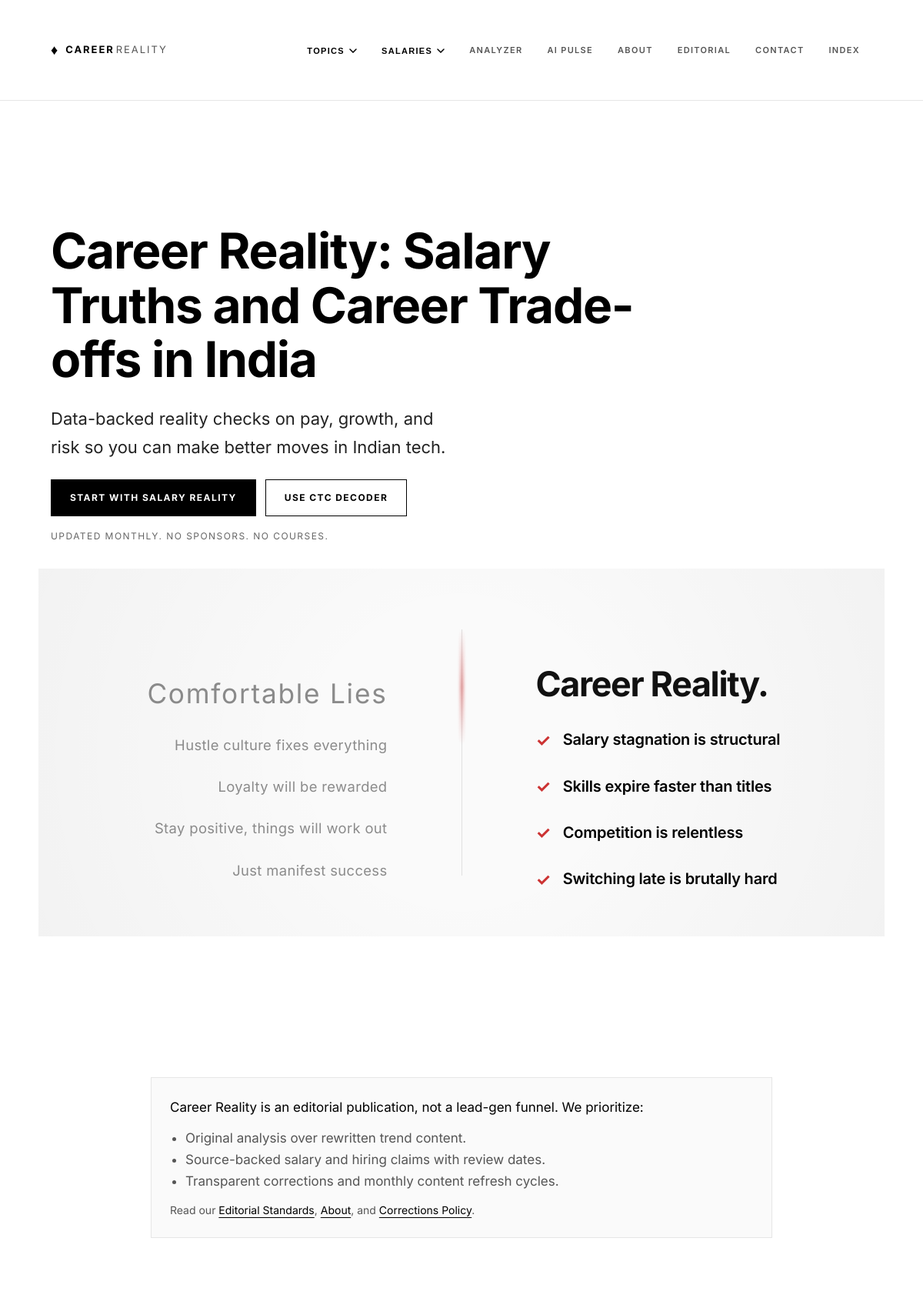
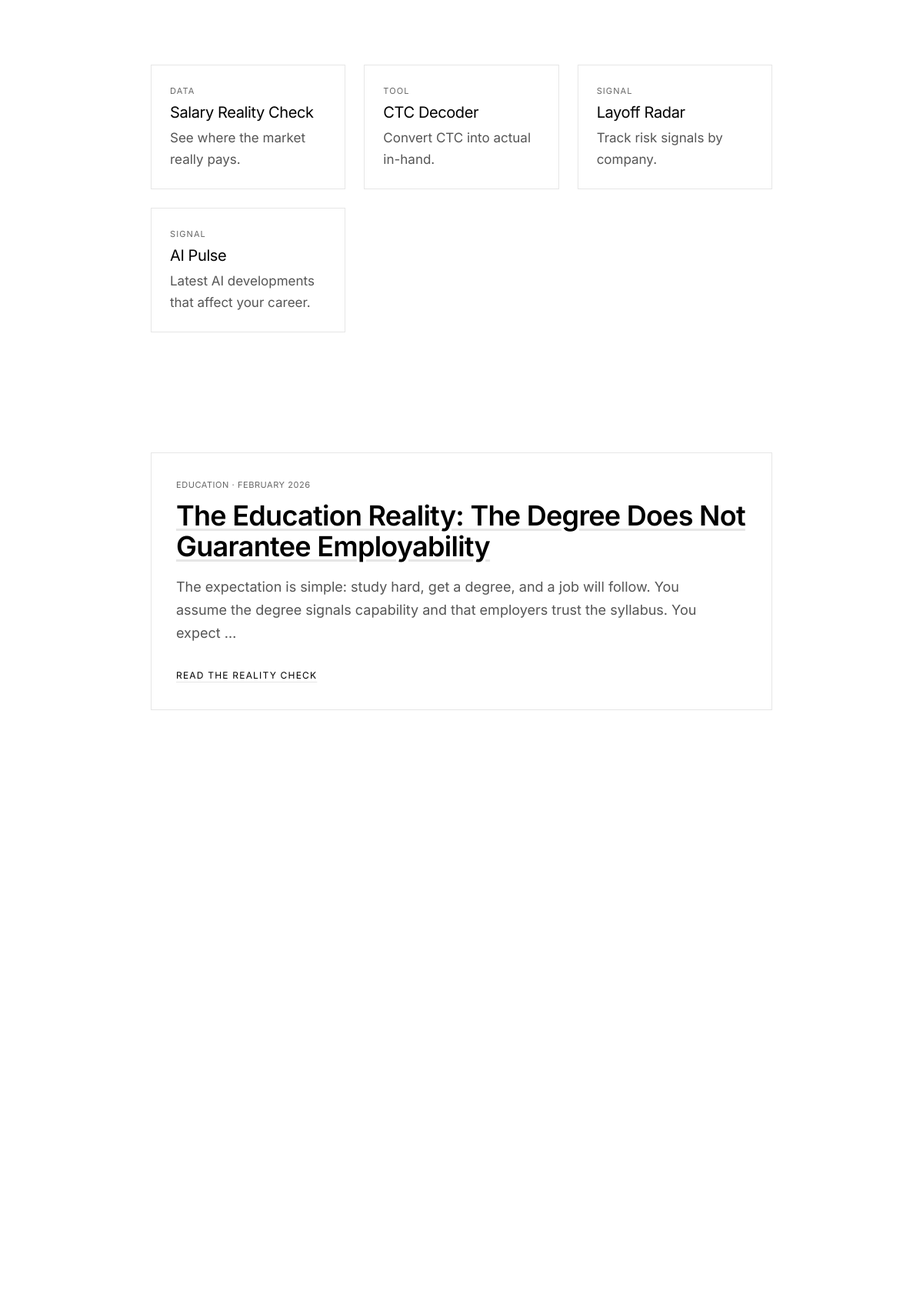
The page / (upper part) on the database its author committed (2 pictures, top to bottom).
### content/models.py (models this page shows, shortened)
class Article(models.Model):
    STATUS_CHOICES = [
        ('draft', 'Draft'),
        ('published', 'Published'),
    ]
    title = models.CharField(max_length=200)
    slug = models.SlugField(unique=True, max_length=200)
    author = models.ForeignKey(Author, on_delete=models.PROTECT)
    category = models.ForeignKey(Category, on_delete=models.PROTECT)
    status = models.CharField(max_length=20, choices=STATUS_CHOICES, default='draft')
    target_persona = models.TextField(help_text="Who is this specific article for?")
    who_should_avoid = models.TextField(help_text="Trust Signal: Who should NOT pursue this?")
    common_expectation = models.TextField(help_text="The Myth / What people think")
    actual_reality = models.TextField(help_text="The Truth / What it's actually like")
    salary_reality = models.TextField(help_text="Real data tables/ranges. No hype.")
    stuck_point = models.TextField(help_text="Where most people fail or plateau")
    verdict = models.TextField(help_text="Final honest conclusion")
    meta_title = models.CharField(max_length=60, help_text="SEO Title (max 60 chars)")
    meta_description = models.CharField(max_length=160, help_text="SEO Description (max 160 chars)")
    published_at = models.DateTimeField(blank=True, null=True)
    updated_at = models.DateTimeField(auto_now=True)
    last_reality_check = models.DateField(blank=True, null=True, help_text="Date of last factual review")

class Category(models.Model):
    name = models.CharField(max_length=100)
    slug = models.SlugField(unique=True)
    description = models.TextField(blank=True)
    order = models.PositiveIntegerField(default=0, help_text="Display order (0 = first)")
    class Meta:
        verbose_name_plural = "Categories"
        ordering = ['order', 'name']

### core/views.py (the view)
# urls.py: 2. Add a URL to urlpatterns:  path('', views.home, name='home')
@cache_page(300)
def home(request):
    article_qs = Article.objects.filter(status='published').select_related('author', 'category').order_by('-published_at')
    articles = article_qs[:10]
    categories = Category.objects.all()
    recent_updates = article_qs.order_by('-updated_at')[:5]
    index_rows = _career_reality_index_rows()
    title = "Career Reality India - Salary Truths and Career Reality Checks"
    description = "Data-backed reality checks on Indian tech careers: salary stagnation, skill decay, and the real trade-offs you need to plan for."
    home_faq = [
        {
            "q": "What makes Career Reality different from generic career blogs?",
            "a": "We prioritize evidence-backed analysis, role-level trade-offs, and correction logs over motivational narratives."
        },
        {
            "q": "How often is content updated?",
            "a": "Core market pages are reviewed monthly, with additional updates when salary or hiring conditions shift materially."
        },
        {
            "q": "Does advertising influence editorial conclusions?",
            "a": "No. Editorial and commercial decisions are separated under published standards and sponsorship policy."
        },
    ]
    return render(request, 'core/home.html', {
        'articles': articles,
        'categories': categories,
        'recent_updates': recent_updates,
        'topic_clusters': _topic_clusters(),
        'latest_index_row': index_rows[0],
        'home_faq': home_faq,
        **_seo(title, description),
    })

### core/context_processors.py (called while the page is built)
def seo_defaults(request):
    canonical_url = f"{request.scheme}://{request.get_host()}{request.path}"
    categories = []
    try:
        from content.models import Category
        categories = Category.objects.all()
    except Exception:
        categories = []
    return {
        "article_meta_title": "",
        "article_meta_description": "",
        "og_type": "",
        "og_title": "",
        "og_description": "",
        "og_image": "",
        "twitter_title": "",
        "twitter_description": "",
        "twitter_image": "",
        "meta_robots": "index, follow",
        "canonical_url": canonical_url,
        "categories": categories,
    }

### core/views.py (called while the page is built)
def _career_reality_index_rows():
    return [
        {"month": "February 2026", "salary_pressure": 72, "switch_difficulty": 68, "layoff_risk": 54, "overall": 65},
        {"month": "January 2026", "salary_pressure": 71, "switch_difficulty": 66, "layoff_risk": 56, "overall": 64},
        {"month": "December 2025", "salary_pressure": 69, "switch_difficulty": 63, "layoff_risk": 58, "overall": 63},
        {"month": "November 2025", "salary_pressure": 67, "switch_difficulty": 61, "layoff_risk": 57, "overall": 62},
    ]

def _seo(title, description):
    return {
        'og_title': title,
        'og_description': description,
        'twitter_title': title,
        'twitter_description': description,
    }

### templates/core/home.html (shortened to what this page needs)
{% extends "base.html" %}
{% load static %}
{% block content %}
<section class="container-wide" style="padding: 0; margin-bottom: 4rem;">
    <div class="container-wide" style="padding: 4rem var(--space-sm) 2rem;">
        <div class="hero-statement">
            <h1>Career Reality: Salary Truths and Career Trade-offs in India</h1>
            <p class="hero-subtitle">Data-backed reality checks on pay, growth, and risk so you can make better moves in
                Indian tech.</p>
            <div class="hero-cta">
                <a class="cta-primary" href="{% url 'salary_reality' %}">Start With Salary Reality</a>
                <a class="cta-secondary" href="{% url 'salary_calculator' %}">Use CTC Decoder</a>
            </div>
            <div class="hero-proof">Updated monthly. No sponsors. No courses.</div>
        </div>
    </div>
    <div class="reality-split-container">
        <div class="split-side side-lies">
            <div style="position: relative; z-index: 1;">
                <h2>Comfortable Lies</h2>
                <ul>
                    <li>Hustle culture fixes everything</li>
                    <li>Loyalty will be rewarded</li>
                    <li>Stay positive, things will work out</li>
                    <li>Just manifest success</li>
                </ul>
            </div>
        </div>
        <div class="split-side side-reality">
            <div style="position: relative; z-index: 1;">
                <h2>Career Reality.</h2>
                <ul>
                    <li><span class="reality-check">&#10003;</span> Salary stagnation is structural</li>
                    <li><span class="reality-check">&#10003;</span> Skills expire faster than titles</li>
                    <li><span class="reality-check">&#10003;</span> Competition is relentless</li>
                    <li><span class="reality-check">&#10003;</span> Switching late is brutally hard</li>
                </ul>
            </div>
        </div>
    </div>
</section>
<div class="container-medium" style="margin-top: 2.5rem;">
</div>
<div style="height: 40px;"></div>
<section class="container-medium" style="margin-bottom: var(--space-lg);">
    <div style="border: 1px solid var(--c-divider); padding: 1.5rem; background: #fafafa;">
        <p style="margin-top: 0; margin-bottom: 0.75rem; color: var(--c-black);">
            Career Reality is an editorial publication, not a lead-gen funnel. We prioritize:
        </p>
        <ul style="margin: 0; padding-left: 20px;">
            <li>Original analysis over rewritten trend content.</li>
            <li>Source-backed salary and hiring claims with review dates.</li>
            <li>Transparent corrections and monthly content refresh cycles.</li>
        </ul>
        <p style="margin-bottom: 0; margin-top: 0.75rem; font-size: 14px;">
            Read our <a href="{% url 'editorial' %}" style="text-decoration: underline;">Editorial Standards</a>,
            <a href="{% url 'about' %}" style="text-decoration: underline;">About</a>, and
            <a href="{% url 'contact' %}" style="text-decoration: underline;">Corrections Policy</a>.
        </p>
    </div>
</section>
<section class="container-medium" style="margin-bottom: var(--space-lg);">
    <div style="display: grid; grid-template-columns: repeat(auto-fit, minmax(240px, 1fr)); gap: 1.5rem;">
        <a href="{% url 'salary_reality' %}"
            style="border: 1px solid var(--c-divider); padding: 1.5rem; text-decoration: none;">
            <div style="font-size: 11px; text-transform: uppercase; letter-spacing: 0.1em; color: var(--c-grey-light);">
                Data</div>
            <h3 style="margin: 0.5rem 0;">Salary Reality Check</h3>
            <p style="margin: 0; color: var(--c-grey-mid);">See where the market really pays.</p>
        </a>
        <a href="{% url 'salary_calculator' %}"
            style="border: 1px solid var(--c-divider); padding: 1.5rem; text-decoration: none;">
            <div style="font-size: 11px; text-transform: uppercase; letter-spacing: 0.1em; color: var(--c-grey-light);">
                Tool</div>
            <h3 style="margin: 0.5rem 0;">CTC Decoder</h3>
            <p style="margin: 0; color: var(--c-grey-mid);">Convert CTC into actual in-hand.</p>
        </a>
        <a href="{% url 'layoff_radar' %}"
            style="border: 1px solid var(--c-divider); padding: 1.5rem; text-decoration: none;">
            <div style="font-size: 11px; text-transform: uppercase; letter-spacing: 0.1em; color: var(--c-grey-light);">
                Signal</div>
            <h3 style="margin: 0.5rem 0;">Layoff Radar</h3>
            <p style="margin: 0; color: var(--c-grey-mid);">Track risk signals by company.</p>
        </a>
        <a href="{% url 'ai_news_hub' %}"
            style="border: 1px solid var(--c-divider); padding: 1.5rem; text-decoration: none;">
            <div style="font-size: 11px; text-transform: uppercase; letter-spacing: 0.1em; color: var(--c-grey-light);">
                Signal</div>
            <h3 style="margin: 0.5rem 0;">AI Pulse</h3>
            <p style="margin: 0; color: var(--c-grey-mid);">Latest AI developments that affect your career.</p>
        </a>
    </div>
</section>
<section class="container-medium" id="latest">
    {% if articles %}
    {% with featured=articles.0 %}
    <div class="article-list-item"
        style="border: 1px solid var(--c-divider); padding: 2rem; margin-bottom: var(--space-lg);">
        <div class="article-list-meta">{{ featured.category.name }} &middot; {{ featured.updated_at|date:"F Y" }}</div>
        <h2 style="margin: 0.75rem 0 1rem 0; font-size: 36px;">
            <a href="{% url 'article_detail' featured.slug %}">{{ featured.title }}</a>
        </h2>
        <p class="article-list-summary" style="max-width: 700px; font-size: 18px;">
            {{ featured.common_expectation|striptags|truncatewords:28 }}
        </p>
        <a href="{% url 'article_detail' featured.slug %}"
            style="font-size: 12px; text-transform: uppercase; letter-spacing: 0.1em;">
            Read the reality check
        </a>
    </div>
    {% endwith %}
    {% endif %}
</section>
{% endblock %}

### static/css/style.css (style rules this page uses)
:root { --c-white: #ffffff; --c-black: #000000; --c-grey-dark: #222222; --c-grey-mid: #555555; --c-grey-light: #666666; --c-divider: #e6e6e6; --c-bg-footer: #f9f9f9; --w-wide: 1100px; --w-medium: 840px; --w-narrow: 640px; --space-sm: 16px; --space-md: 48px; --space-lg: 96px; --space-xl: 180px; }
* { box-sizing: border-box; }
body { background-color: var(--c-white); color: var(--c-grey-mid); color: var(--c-grey-mid); font-family: 'Inter', -apple-system, BlinkMacSystemFont, "Segoe UI", Roboto, Helvetica, Arial, sans-serif; font-size: 17px; line-height: 1.65; margin: 0; padding: 0; -webkit-font-smoothing: antialiased; overflow-x: hidden; width: 100%; overflow-wrap: break-word; }
html { overflow-x: hidden; }
.container-wide { max-width: var(--w-wide); margin: 0 auto; padding: 0 var(--space-sm); }
.container-medium { max-width: var(--w-medium); margin: 0 auto; padding: 0 var(--space-sm); }
h1, h2, h3 { color: var(--c-black); line-height: 1.1; letter-spacing: -0.02em; }
h1 { font-size: 64px; font-weight: 700; margin-top: 0; margin-bottom: var(--space-sm); color: var(--c-black); }
h2 { font-size: 24px; font-weight: 600; margin-top: var(--space-lg); margin-bottom: var(--space-sm); }
h3 { font-size: 20px; font-weight: 500; }
p { margin-bottom: 24px; max-width: 100%; }
.hero-statement { text-align: left; max-width: 800px; }
.hero-subtitle { font-size: 22px; color: var(--c-grey-dark); font-weight: 400; max-width: 520px; margin-top: 24px; }
.article-list-item { margin-bottom: var(--space-lg); padding-bottom: var(--space-md); border-bottom: 1px solid var(--c-divider); }
.article-list-meta { font-size: 11px; text-transform: uppercase; letter-spacing: 0.05em; color: var(--c-grey-light); margin-bottom: text-bottom; }
.article-list-summary { font-size: 17px; color: var(--c-grey-mid); max-width: 600px; }

### templates/core/home.html (style rules this page uses)
.hero-cta { display: flex; flex-wrap: wrap; gap: 12px; margin-top: 24px; }
.cta-primary, .cta-secondary { display: inline-flex; align-items: center; justify-content: center; height: 48px; padding: 0 24px; border: 1px solid var(--c-black); font-size: 12px; font-weight: 700; text-transform: uppercase; letter-spacing: 0.12em; text-decoration: none; transition: all 0.2s ease; }
.cta-primary { background: var(--c-black); color: var(--c-white); }
.cta-secondary { background: transparent; color: var(--c-black); }
.hero-proof { margin-top: 16px; font-size: 12px; text-transform: uppercase; letter-spacing: 0.12em; color: var(--c-grey-light); }
.reality-split-container { display: grid; grid-template-columns: 1fr auto 1fr; gap: 4rem; align-items: center; min-height: 55vh; contain: layout paint; width: 100%; position: relative; overflow: hidden; background-color: #fafafa; }
.reality-split-container::after { content: ""; position: absolute; inset: 0; background: radial-gradient(circle at center, transparent 30%, rgba(0, 0, 0, 0.03) 100%); pointer-events: none; z-index: 1; }
.split-side { padding: 2rem; display: flex; flex-direction: column; justify-content: center; position: relative; height: 100%; z-index: 2; }
.side-lies { text-align: right; opacity: 0.75; filter: none; transition: all 0.6s cubic-bezier(0.22, 1, 0.36, 1); }
.side-lies h2 { font-size: 2.2rem; font-weight: 300; color: #666; margin-bottom: 2rem; letter-spacing: 0.05em; }
.side-lies ul { list-style: none; padding: 0; color: #666; }
.side-lies li { margin-bottom: 1.5rem; font-size: 1.15rem; font-weight: 300; letter-spacing: 0.02em; }
.side-reality { text-align: left; }
.side-reality h2 { font-size: 2.8rem; font-weight: 800; color: #111; margin-bottom: 2rem; letter-spacing: -0.03em; line-height: 1; }
.side-reality ul { list-style: none; padding: 0; color: #000; }
.side-reality li { margin-bottom: 1.5rem; font-size: 1.25rem; font-weight: 600; display: flex; align-items: center; gap: 16px; letter-spacing: -0.01em; }
.reality-check { color: #cc3333; font-weight: 900; font-size: 1.1em; }

### rows shown on the page
Article: category.name "EDUCATION", updated_at "FEBRUARY 2026", title "The Education Reality: The Degree Does Not Guarantee Employability", common_expectation "The expectation is simple: study hard, get a degree, and a job will follow. You assume the degree signals capability and that employers trust the syllabus. You expect …"
